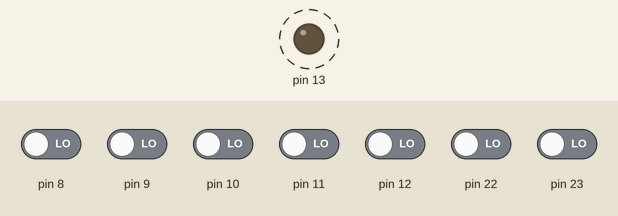
Simulated run of this sketch. Board: Arduino Uno, built with avr-gcc and run on an emulated ATmega328P. Shown: output pins drawn as LEDs (lit = HIGH). Dashed ring = blinking. The inputs (shaded band) are chosen by the test bench; at power-on: pin 8–12, pin 22, pin 23 LOW.

Above: at 0.2 s.
Timing chart, 0 to 3.0 s (numbered marks = the images above):
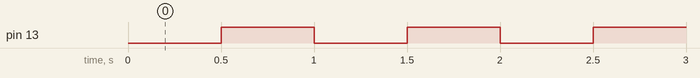

The sketch:

TIMER1_COM.ino
```cpp
// (licence header left out)
int precarga = 49911;  // pregarga para 1Hz
// 49911 = (2^16) - 16MHz/1025/1Hz
// 57723.5


/**********************************************************************************************************
 *  Nombre:      Loop
 *  Retorna:     Nada
 *  Parametros:  Nada
 *  Descripcion: Loop general.
 **********************************************************************************************************/

int main(void) {
  DDRB = 0b00100000; // bit 5 puerto B como salida
  PORTB = 0b00000000;
  noInterrupts();           // desabilita interrupciones
      TCCR1A = 0;               // configuracion basica
      TCCR1B = 0;               // configuracion basica
      TCNT1 = precarga;
      OCR1B = 57723 ;
      ////////////////////////////////////////
      // CS02     CS01     CS00     scale
      //  0         0       0     sin reloj
      //  0         0       1     clk/1
      //  0         1       0     clk/8
      //  0         1       1     clk/64
      //  1         0       0     clk/256
      //  1         0       1     clk/1024
      //  1         1       0     externo en T1 falling
      //  1         1       1     externo en T1 rising
      ////////////////////////////////////////

      TCCR1B |= (1 << CS12);
      TCCR1B |= (0 << CS11);
      TCCR1B |= (1 << CS10);
      TIMSK1 |= (1 << OCIE1B);   // activa interrupcion por desvordamiento
  interrupts();             // activa interrupciones

  while (1) {

  }
  return (0);
}

/**********************************************************************************************************
 *  Nombre:      ISR(TIMER1_OVF_vect)
 *  Retorna:     Nada
 *  Parametros:  Nada
 *  Descripcion: Se activa cada vez que se desvorda el timer 0
 **********************************************************************************************************/

ISR(TIMER1_COMPB_vect)
{
  TCNT1 = precarga;
  PORTB = PINB ^(1 << PINB5);
}
```

Measured:
- by itself, pin 13: alternates HIGH for 0.50 s and LOW for 0.50 s
